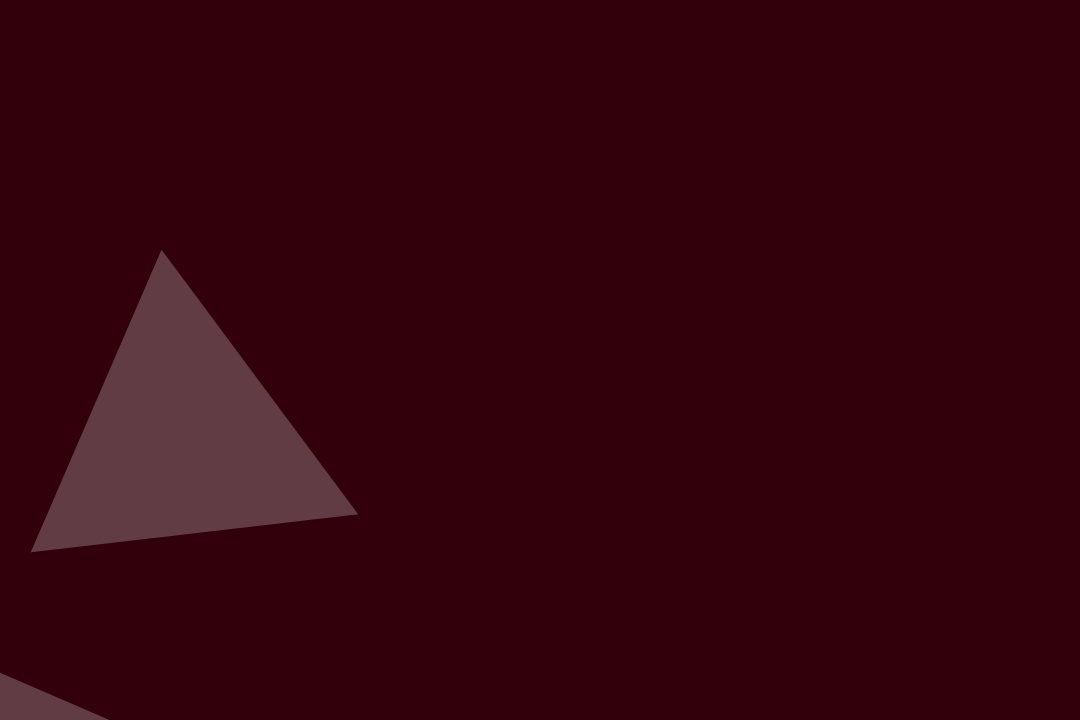
Frame 1 (no input)
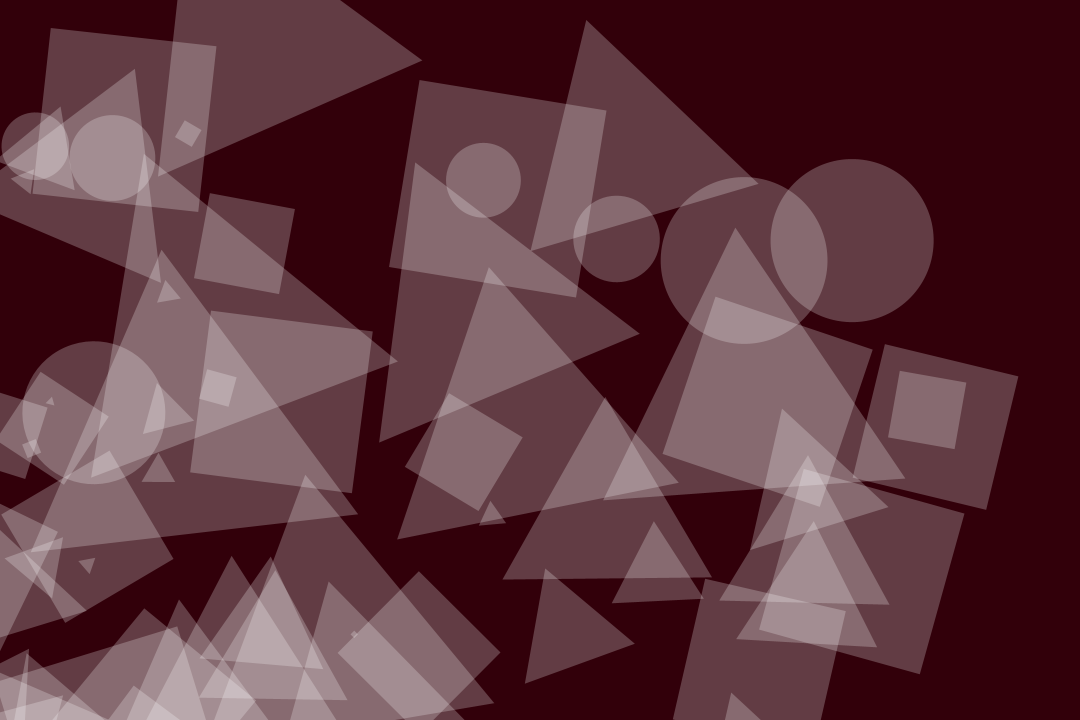
Frame 60 (the mouse pressed at the canvas centre just before this capture)
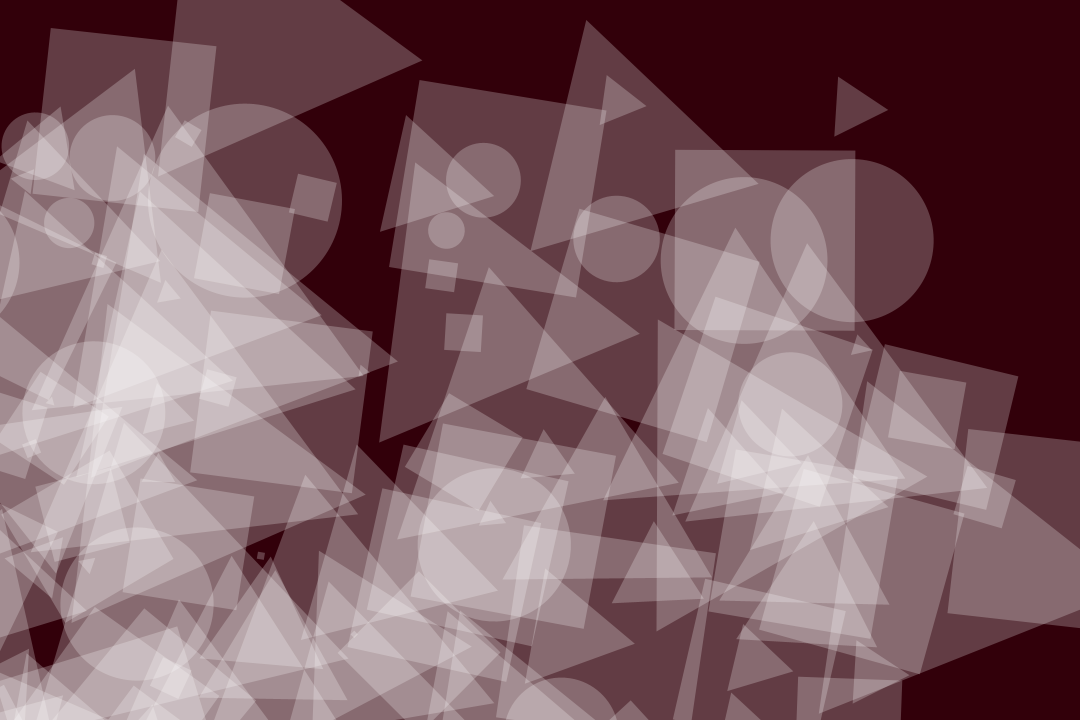
Frame 120 (the mouse held since frame 60 and released just before this capture)

The Processing sketch that drew these frames (run headless with seeded random() and noise(); from frame 60 on, the mouse is pressed at the canvas centre):

// Processing sketch: RandomShapes
// ── RandomShapes.pde
RandomShape x = new RandomShape();

void setup(){
  size(1080,720);
  background(50,0,10);
  frameRate(30);
}

void draw(){
  int seed = int(random(0,3));
  //fill(50,0,10,20); //We draw a transparent rectangle at each frame so that over time, older positions are hidden and we have a trail 
  //rect(0,0,width,height);
  x.draw(seed);
}

// ── RandomShape.pde
class RandomShape{
  
  void draw(int seed){
    float angle = radians(random(0,90));
    float size = random(1,200);
    pushMatrix();
    rotate(angle);
    noStroke();
    fill(255,60);
    switch (seed){
      case 0: {ellipse(random(0,width),random(0,height),size,size);}
      case 1: {rect(random(0,width),random(0,height),size,size);}
      case 2: {polygon(random(0,width),random(0,height),size,3);}
      
    }
    popMatrix();
  }
}

void polygon(float x, float y, float radius, int npoints) {
  float angle = TWO_PI / npoints;
  beginShape();
  for (float a = 0; a < TWO_PI; a += angle) {
    float sx = x + cos(a) * radius;
    float sy = y + sin(a) * radius;
    vertex(sx, sy);
  }
  endShape(CLOSE);
}
